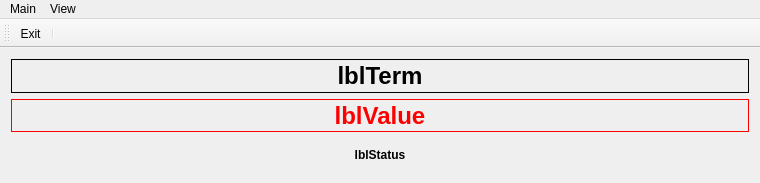
<?xml version="1.0" encoding="UTF-8"?>
<ui version="4.0">
 <class>UiTrainer</class>
 <widget class="QMainWindow" name="UiTrainer">
  <property name="geometry">
   <rect>
    <x>0</x>
    <y>0</y>
    <width>760</width>
    <height>183</height>
   </rect>
  </property>
  <property name="windowIcon">
   <iconset resource="../../../Resources/App.qrc">
    <normaloff>:/App.png</normaloff>:/App.png</iconset>
  </property>
  <widget class="QWidget" name="centralWidget">
   <layout class="QGridLayout" name="gridLayout_2">
    <item row="3" column="0">
     <widget class="QLabel" name="lblStatus">
      <property name="font">
       <font>
        <bold>true</bold>
       </font>
      </property>
      <property name="text">
       <string>lblStatus</string>
      </property>
      <property name="alignment">
       <set>Qt::AlignCenter</set>
      </property>
     </widget>
    </item>
    <item row="0" column="0">
     <layout class="QGridLayout" name="gridLayout">
      <item row="0" column="0">
       <widget class="QLabel" name="lblTerm">
        <property name="font">
         <font>
          <pointsize>18</pointsize>
          <bold>true</bold>
         </font>
        </property>
        <property name="frameShape">
         <enum>QFrame::Box</enum>
        </property>
        <property name="text">
         <string>lblTerm</string>
        </property>
        <property name="alignment">
         <set>Qt::AlignCenter</set>
        </property>
       </widget>
      </item>
     </layout>
    </item>
    <item row="2" column="0">
     <widget class="QLabel" name="lblValue">
      <property name="font">
       <font>
        <pointsize>18</pointsize>
        <bold>true</bold>
       </font>
      </property>
      <property name="styleSheet">
       <string notr="true">font-weight: bold;  color: red;</string>
      </property>
      <property name="frameShape">
       <enum>QFrame::Box</enum>
      </property>
      <property name="text">
       <string>lblValue</string>
      </property>
      <property name="alignment">
       <set>Qt::AlignCenter</set>
      </property>
     </widget>
    </item>
   </layout>
  </widget>
  <widget class="QToolBar" name="toolBar">
   <property name="windowTitle">
    <string>toolBar</string>
   </property>
   <attribute name="toolBarArea">
    <enum>TopToolBarArea</enum>
   </attribute>
   <attribute name="toolBarBreak">
    <bool>false</bool>
   </attribute>
   <addaction name="actMain_Exit"/>
   <addaction name="separator"/>
  </widget>
  <widget class="QMenuBar" name="menuBar">
   <property name="geometry">
    <rect>
     <x>0</x>
     <y>0</y>
     <width>760</width>
     <height>23</height>
    </rect>
   </property>
   <widget class="QMenu" name="mnuFile">
    <property name="title">
     <string>Main</string>
    </property>
    <addaction name="separator"/>
    <addaction name="separator"/>
    <addaction name="separator"/>
    <addaction name="separator"/>
    <addaction name="actMain_RandomRow"/>
    <addaction name="actMain_Learn"/>
    <addaction name="actMain_Mark"/>
    <addaction name="actMain_Exit"/>
   </widget>
   <widget class="QMenu" name="mnuView">
    <property name="title">
     <string>View</string>
    </property>
    <addaction name="actView_OnTop"/>
   </widget>
   <addaction name="mnuFile"/>
   <addaction name="mnuView"/>
  </widget>
  <action name="actMain_RandomRow">
   <property name="text">
    <string>Random row</string>
   </property>
   <property name="toolTip">
    <string>Random row</string>
   </property>
   <property name="shortcut">
    <string>Space</string>
   </property>
  </action>
  <action name="actMain_Exit">
   <property name="icon">
    <iconset resource="../../../Resources/App.qrc">
     <normaloff>:/Menu/Menu/Exit.png</normaloff>:/Menu/Menu/Exit.png</iconset>
   </property>
   <property name="text">
    <string>Exit</string>
   </property>
   <property name="shortcut">
    <string>Ctrl+Q</string>
   </property>
  </action>
  <action name="actMain_Learn">
   <property name="text">
    <string>Learn</string>
   </property>
   <property name="toolTip">
    <string>Learn</string>
   </property>
   <property name="shortcut">
    <string>L</string>
   </property>
  </action>
  <action name="actMain_Mark">
   <property name="text">
    <string>Mark</string>
   </property>
   <property name="toolTip">
    <string>Mark</string>
   </property>
   <property name="shortcut">
    <string>M</string>
   </property>
  </action>
  <action name="actView_OnTop">
   <property name="checkable">
    <bool>true</bool>
   </property>
   <property name="text">
    <string>On top</string>
   </property>
  </action>
 </widget>
 <layoutdefault spacing="6" margin="11"/>
 <resources>
  <include location="../../../Resources/App.qrc"/>
 </resources>
 <connections/>
</ui>
